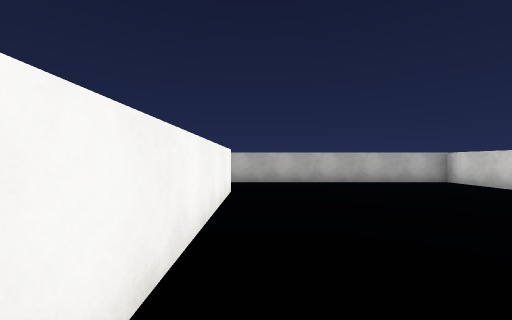
View 1 (above)

23 first-person views from a walk through a Unity game level. The camera is 1.5 m above the floor, looks level and sees 90° across. The floor is counted in squares, 2 m on a side. Each view is taken from the middle of a square. On the plan, view 1 faces up. The plan holds only what a view shows up to about 9 squares ahead; the rest is blank. The place goes on beyond the plan. The player is left out. Some animated figures are left out. Surface patterns are stand-ins for the level's own textures.

View 2
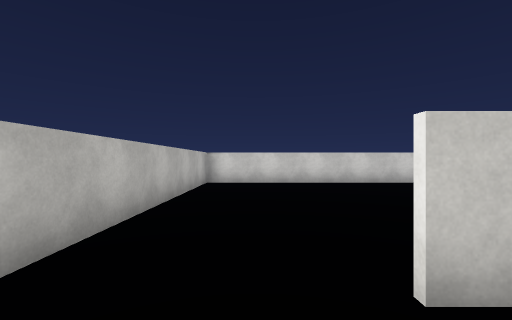

View 3
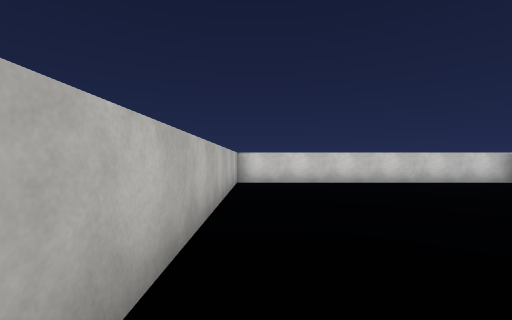

View 4
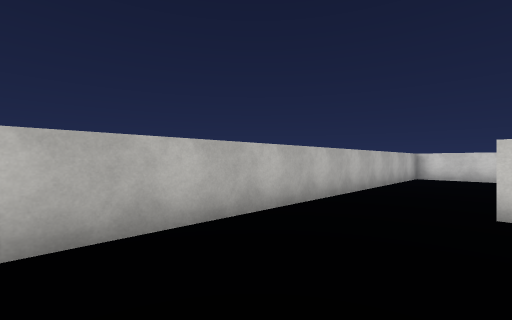

View 5
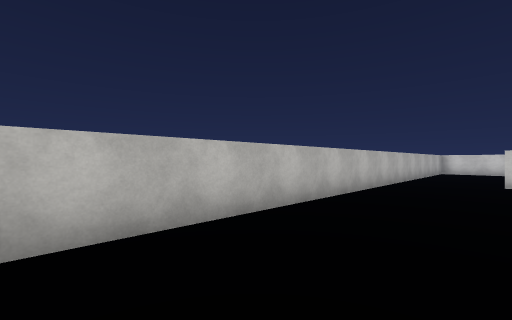

View 6
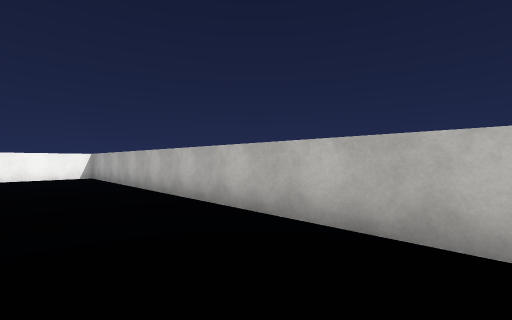

View 7
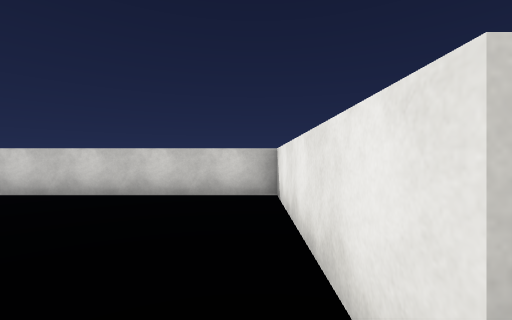

View 8
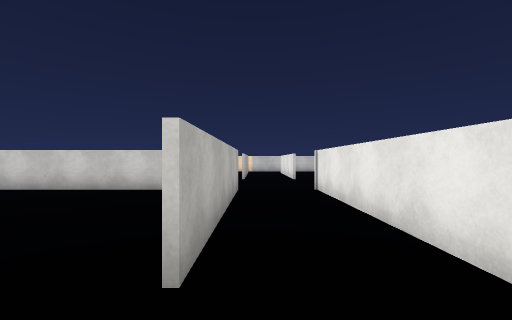

View 9
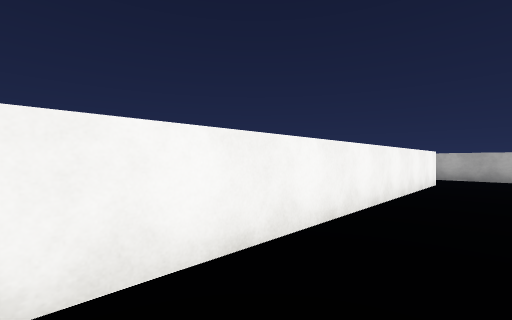

View 10
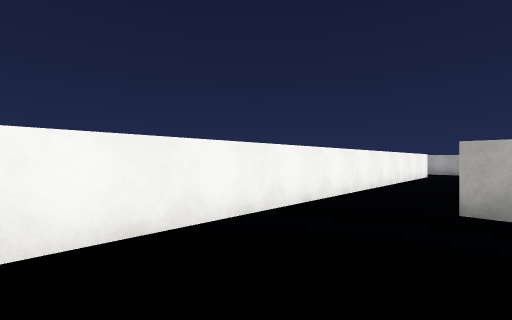

View 11
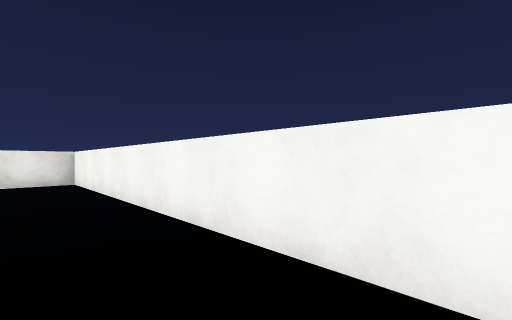

View 12
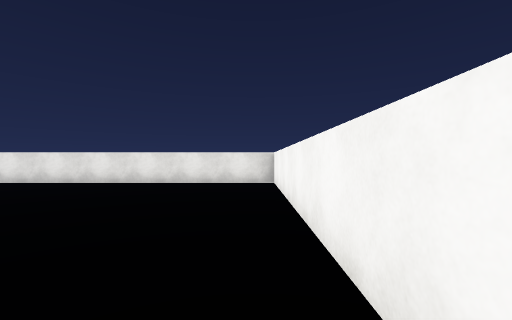

View 13
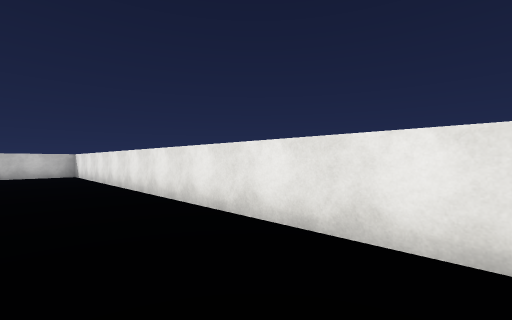

View 14
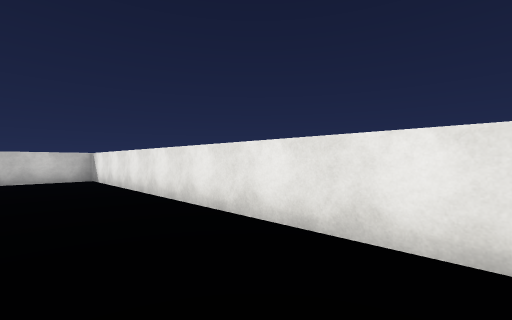

View 15
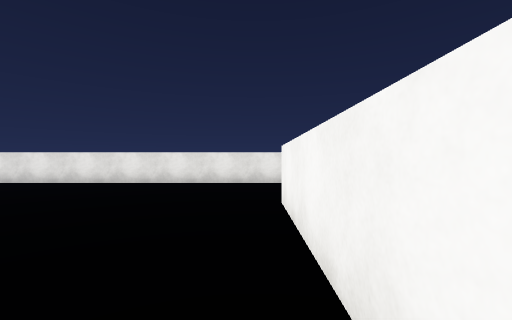

View 16
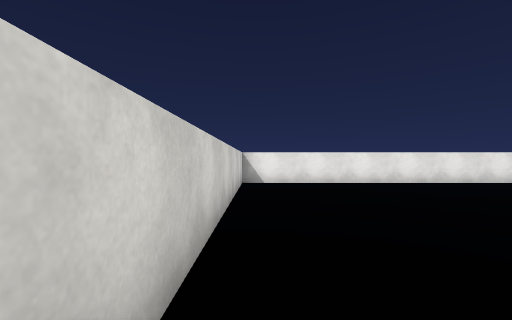

View 17
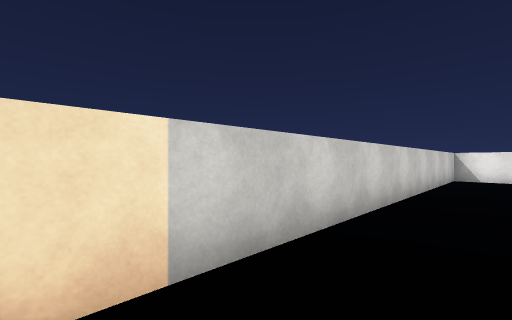

View 18
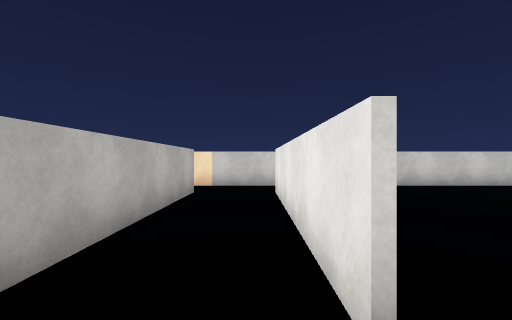

View 19
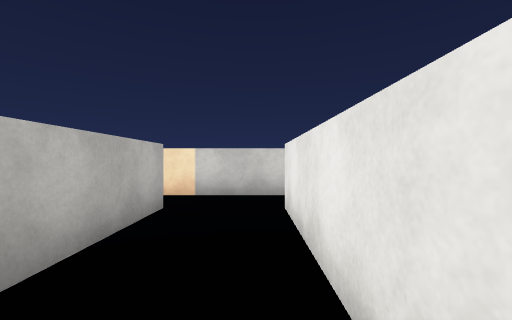

View 20
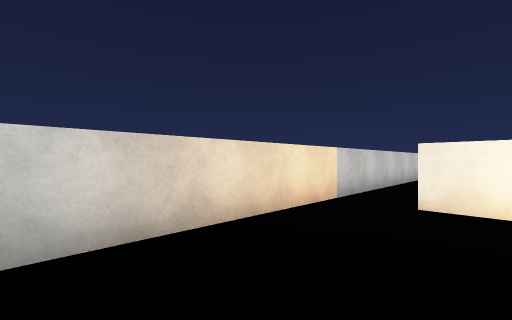

View 21
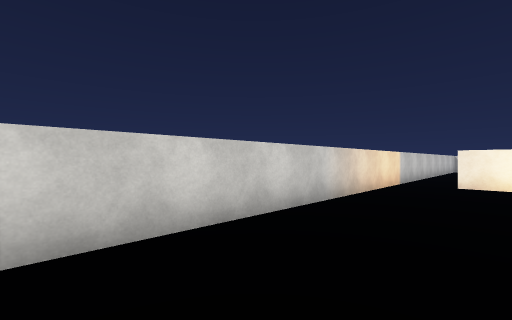

View 22
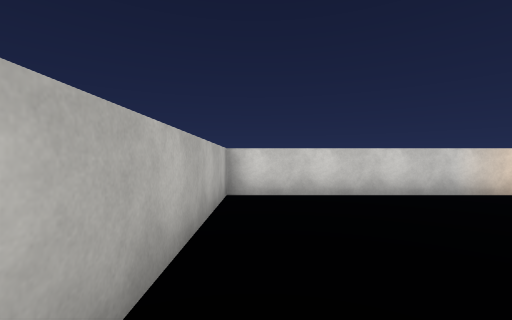

View 23
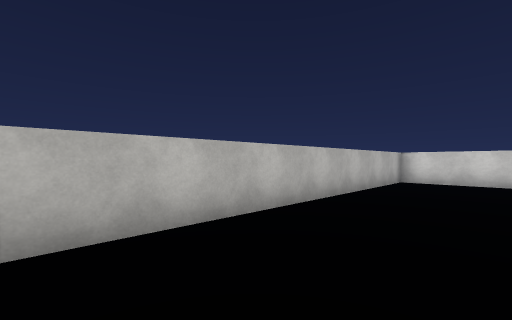

### Floor plan
Points are (right, up) in squares from view 1. A wall is a line through its corners. A room is listed if a view was taken in it or the views show most of it. See-through windows are left out.
Room 1 (views 1, 7, 8)
walls: (-0.6, 6.1) (-0.6, -1.6); (1.5, -0.5) (6.5, -0.5) (6.5, 8.6) (-0.5, 8.6)
ways out: opening at (0.5, -1) to room 3
Room 2 (views 2, 3, 4, 5, 6)
walls: (-0.7, 5.6) (-0.7, 6.2); (-0.5, 8.6) (-15.1, 8.6)
Room 3 (views 9, 10, 11, 12, 13, 14, 15, 16, 17, 18, 19, 20, 21, 22, 23)
walls: (10, -2.5) (15, -2.5); (6.5, -3.4) (6.5, -7.5); (6.5, -0.6) (1.5, -0.6); (14, -0.5) (15, -0.5); (15, -0.6) (10.4, -0.6); (2, -2.6) (1.5, -2.6); (1.5, -2.5) (6.5, -2.5); (-0.6, -1.6) (-0.6, -11.3) (16.4, -11.3) (16.4, 8.6) (7, 8.6)
ways out: opening at (0.5, -1) to room 1

Positions as (right, up) in squares from view 1, and headings:
1: (0, 0), facing up
2: (-2, 7), facing right
3: (-2, 8), facing right
4: (-5, 6), facing up-right
5: (-10, 6), facing up-right
6: (-5, 6), facing up-left
7: (1, 0), facing right
8: (0, -1), facing right
9: (1, -3), facing up-left
10: (2, -7), facing up-left
11: (1, -2), facing down-left
12: (0, -3), facing down
13: (3, -9), facing down-right
14: (6, -9), facing down-right
15: (7, -3), facing down
16: (16, -3), facing down
17: (15, 0), facing down-right
18: (9, -2), facing right
19: (11, -2), facing right
20: (14, 4), facing down-right
21: (14, 8), facing down-right
22: (11, 8), facing right
23: (7, 6), facing up-right
